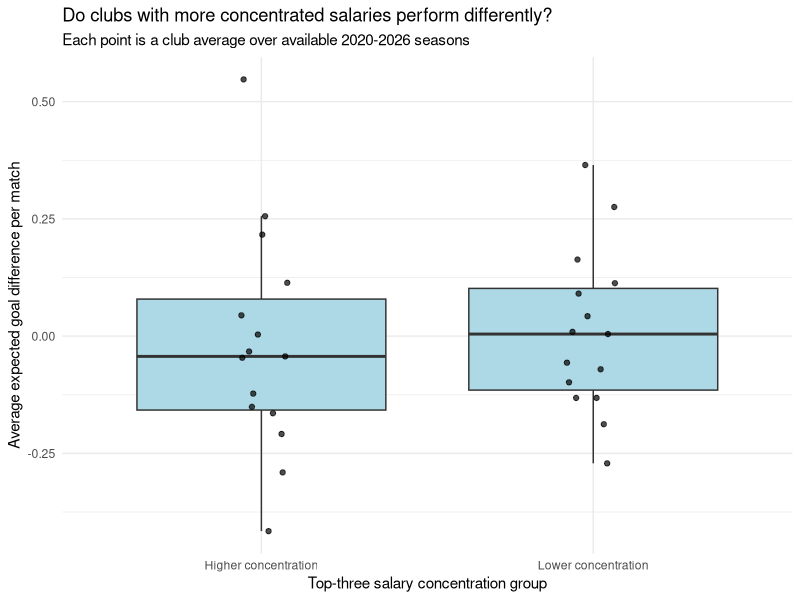
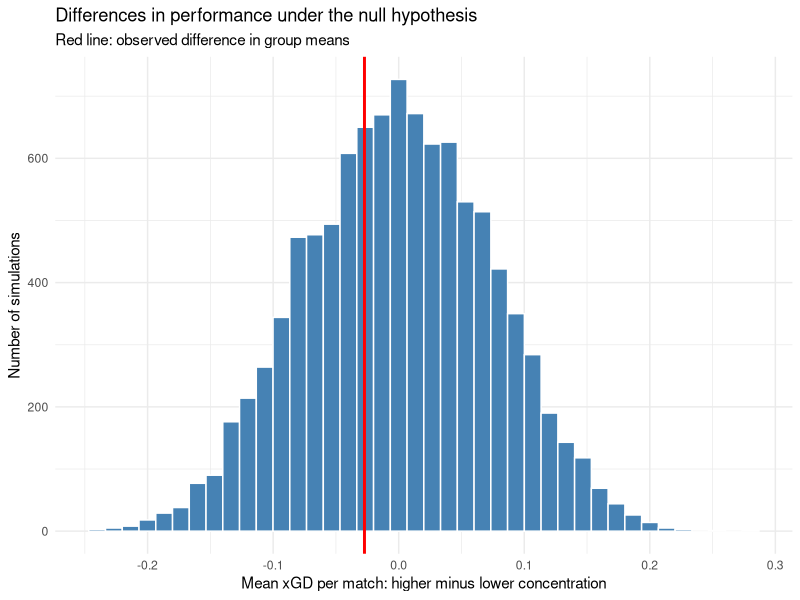

Recreate these plots in R, in order.
## ---- chunk 1
library(tidyverse)
set.seed(47)

salaries <- read_csv("data/mls_salary_snapshots.csv")
performance <- read_csv("data/mls_team_performance.csv")
teams <- read_csv("data/mls_teams.csv")

payroll <- salaries |>
  group_by(year, team_id) |>
  summarize(total_pay = sum(guaranteed_compensation),
            players = n(), .groups = "drop")

top_three <- salaries |>
  group_by(year, team_id) |>
  slice_max(guaranteed_compensation, n = 3, with_ties = FALSE) |>
  summarize(top_three_pay = sum(guaranteed_compensation),
            .groups = "drop")

club_seasons <- payroll |>
  inner_join(top_three, by = c("year", "team_id")) |>
  inner_join(performance, by = c("year", "team_id")) |>
  filter(total_pay > 0, players >= 3, matches > 0) |>
  mutate(top_three_share = top_three_pay / total_pay,
         xgd_per_match = (xg_for - xg_against) / matches) |>
  left_join(teams, by = "team_id")

coverage <- club_seasons |>
  group_by(year) |>
  summarize(clubs = n(), fewest_matches = min(matches),
            most_matches = max(matches), .groups = "drop")
knitr::kable(coverage)
## ---- chunk 2
clubs <- club_seasons |>
  group_by(team_id, team_name) |>
  summarize(salary_share = mean(top_three_share),
            performance = mean(xgd_per_match),
            seasons = n(), .groups = "drop")

cutoff <- median(clubs$salary_share)
clubs <- clubs |>
  mutate(group = ifelse(salary_share > cutoff,
                        "Higher concentration", "Lower concentration"))

group_summary <- clubs |>
  group_by(group) |>
  summarize(clubs = n(), mean_xgd = mean(performance), .groups = "drop")
knitr::kable(group_summary)

observed_difference <- mean(clubs$performance[clubs$group == "Higher concentration"]) -
  mean(clubs$performance[clubs$group == "Lower concentration"])
## ---- chunk 3
ggplot(clubs, aes(x = group, y = performance)) +
  geom_boxplot(outlier.shape = NA, fill = "lightblue") +
  geom_point(position = position_jitter(width = 0.08, height = 0),
             alpha = 0.7) +
  labs(title = "Do clubs with more concentrated salaries perform differently?",
       subtitle = "Each point is a club average over available 2020-2026 seasons",
       x = "Top-three salary concentration group",
       y = "Average expected goal difference per match") +
  theme_minimal()
## ---- chunk 4
shuffle_difference <- function(rep) {
  shuffled <- clubs |>
    mutate(performance_shuffled = sample(performance, replace = FALSE))

  higher_mean <- shuffled |>
    filter(group == "Higher concentration") |>
    summarize(average = mean(performance_shuffled)) |>
    pull(average)

  lower_mean <- shuffled |>
    filter(group == "Lower concentration") |>
    summarize(average = mean(performance_shuffled)) |>
    pull(average)

  higher_mean - lower_mean
}

null_results <- tibble(
  difference = map_dbl(1:10000, shuffle_difference)
)

p_value <- mean(abs(null_results$difference) >= abs(observed_difference))
## ---- chunk 5
ggplot(null_results, aes(x = difference)) +
  geom_histogram(bins = 40, fill = "steelblue", color = "white") +
  geom_vline(xintercept = observed_difference, color = "red", linewidth = 1) +
  labs(title = "Differences in performance under the null hypothesis",
       subtitle = "Red line: observed difference in group means",
       x = "Mean xGD per match: higher minus lower concentration",
       y = "Number of simulations") +
  theme_minimal()
